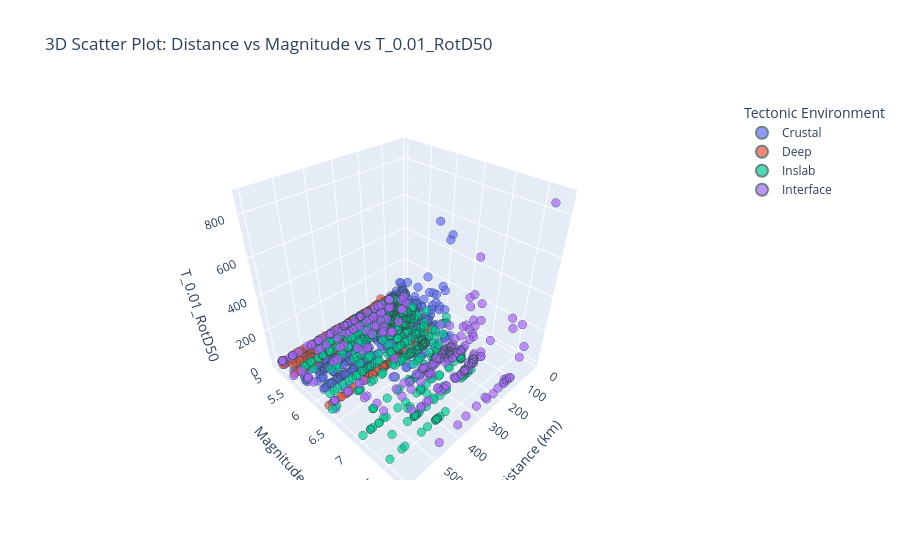

Source (notebook cell):
### Code cell
import plotly.express as px

# Asegúrate de que no haya valores nulos en las columnas necesarias
df_plot = df2[["Rhypo_OpenQuake", "Magnitude", "T_0.01_RotD50",
               "Tectonic environment (Crustal; Inslab; Interface; Stable; Deep; Volcanic; Oceanic_crust)"]].dropna()

# Renombrar la columna de ambiente tectónico para que no sea tan larga en el gráfico
df_plot = df_plot.rename(columns={
    "Tectonic environment (Crustal; Inslab; Interface; Stable; Deep; Volcanic; Oceanic_crust)": "Tectonic Environment"
})

# Crear gráfico interactivo
fig = px.scatter_3d(
    df_plot,
    x="Rhypo_OpenQuake",
    y="Magnitude",
    z="T_0.01_RotD50",
    color="Tectonic Environment",
    opacity=0.7,
    size_max=8,
    title="3D Scatter Plot: Distance vs Magnitude vs T_0.01_RotD50",
    labels={
        "Rhypo_OpenQuake": "Hypocentral Distance (km)",
        "Magnitude": "Magnitude",
        "T_0.01_RotD50": "Spectral Acceleration (T=0.01s)",
        "Tectonic Environment": "Tectonic Environment"
    }
)

# Mejoras visuales
fig.update_traces(marker=dict(size=5, line=dict(width=0.5, color='DarkSlateGrey')))
fig.update_layout(scene=dict(
    xaxis_title='Distance (km)',
    yaxis_title='Magnitude',
    zaxis_title='T_0.01_RotD50'),
    legend=dict(itemsizing='constant'))

# Mostrar
fig.show()

### Figure 1 — Plotly figure (JSON) as saved in the notebook; plotly's stock layout.template omitted (floating-point values rounded to 4 significant figures; data arrays with more than 128 entries replaced by an {"elided": "..."} marker saying what was removed)
{"data": [{"hovertemplate": "Tectonic Environment=Crustal<br>Hypocentral Distance (km)=%{x}<br>Magnitude=%{y}<br>Spectral Acceleration (T=0.01s)=%{z}<extra></extra>", "legendgroup": "Crustal", "marker": {"color": "#636efa", "line": {"color": "DarkSlateGrey", "width": 0.5}, "opacity": 0.7, "size": 5, "symbol": "circle"}, "mode": "markers", "name": "Crustal", "scene": "scene", "showlegend": true, "type": "scatter3d", "x": {"elided": "772 float values"}, "y": {"elided": "772 float values"}, "z": {"elided": "772 float values"}}, {"hovertemplate": "Tectonic Environment=Deep<br>Hypocentral Distance (km)=%{x}<br>Magnitude=%{y}<br>Spectral Acceleration (T=0.01s)=%{z}<extra></extra>", "legendgroup": "Deep", "marker": {"color": "#EF553B", "line": {"color": "DarkSlateGrey", "width": 0.5}, "opacity": 0.7, "size": 5, "symbol": "circle"}, "mode": "markers", "name": "Deep", "scene": "scene", "showlegend": true, "type": "scatter3d", "x": {"elided": "433 float values"}, "y": {"elided": "433 float values"}, "z": {"elided": "433 float values"}}, {"hovertemplate": "Tectonic Environment=Inslab<br>Hypocentral Distance (km)=%{x}<br>Magnitude=%{y}<br>Spectral Acceleration (T=0.01s)=%{z}<extra></extra>", "legendgroup": "Inslab", "marker": {"color": "#00cc96", "line": {"color": "DarkSlateGrey", "width": 0.5}, "opacity": 0.7, "size": 5, "symbol": "circle"}, "mode": "markers", "name": "Inslab", "scene": "scene", "showlegend": true, "type": "scatter3d", "x": {"elided": "546 float values"}, "y": {"elided": "546 float values"}, "z": {"elided": "546 float values"}}, {"hovertemplate": "Tectonic Environment=Interface<br>Hypocentral Distance (km)=%{x}<br>Magnitude=%{y}<br>Spectral Acceleration (T=0.01s)=%{z}<extra></extra>", "legendgroup": "Interface", "marker": {"color": "#ab63fa", "line": {"color": "DarkSlateGrey", "width": 0.5}, "opacity": 0.7, "size": 5, "symbol": "circle"}, "mode": "markers", "name": "Interface", "scene": "scene", "showlegend": true, "type": "scatter3d", "x": {"elided": "254 float values"}, "y": {"elided": "254 float values"}, "z": {"elided": "254 float values"}}], "layout": {"legend": {"itemsizing": "constant", "title": {"text": "Tectonic Environment"}, "tracegroupgap": 0}, "scene": {"domain": {"x": [0, 1], "y": [0, 1]}, "xaxis": {"title": {"text": "Distance (km)"}}, "yaxis": {"title": {"text": "Magnitude"}}, "zaxis": {"title": {"text": "T_0.01_RotD50"}}}, "title": {"text": "3D Scatter Plot: Distance vs Magnitude vs T_0.01_RotD50"}}}
